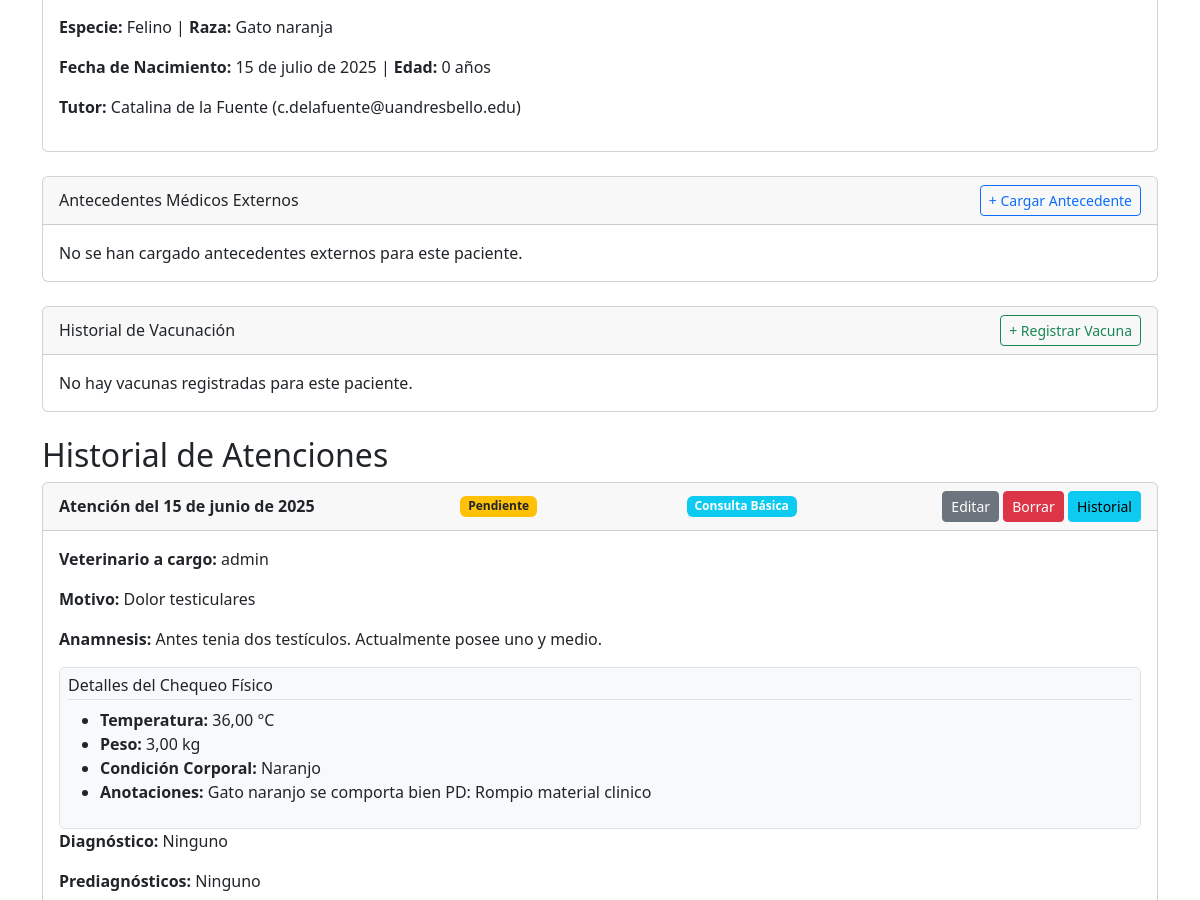
Page /gestion/pacientes/1/ (signed in, middle part) on the earlier database version.
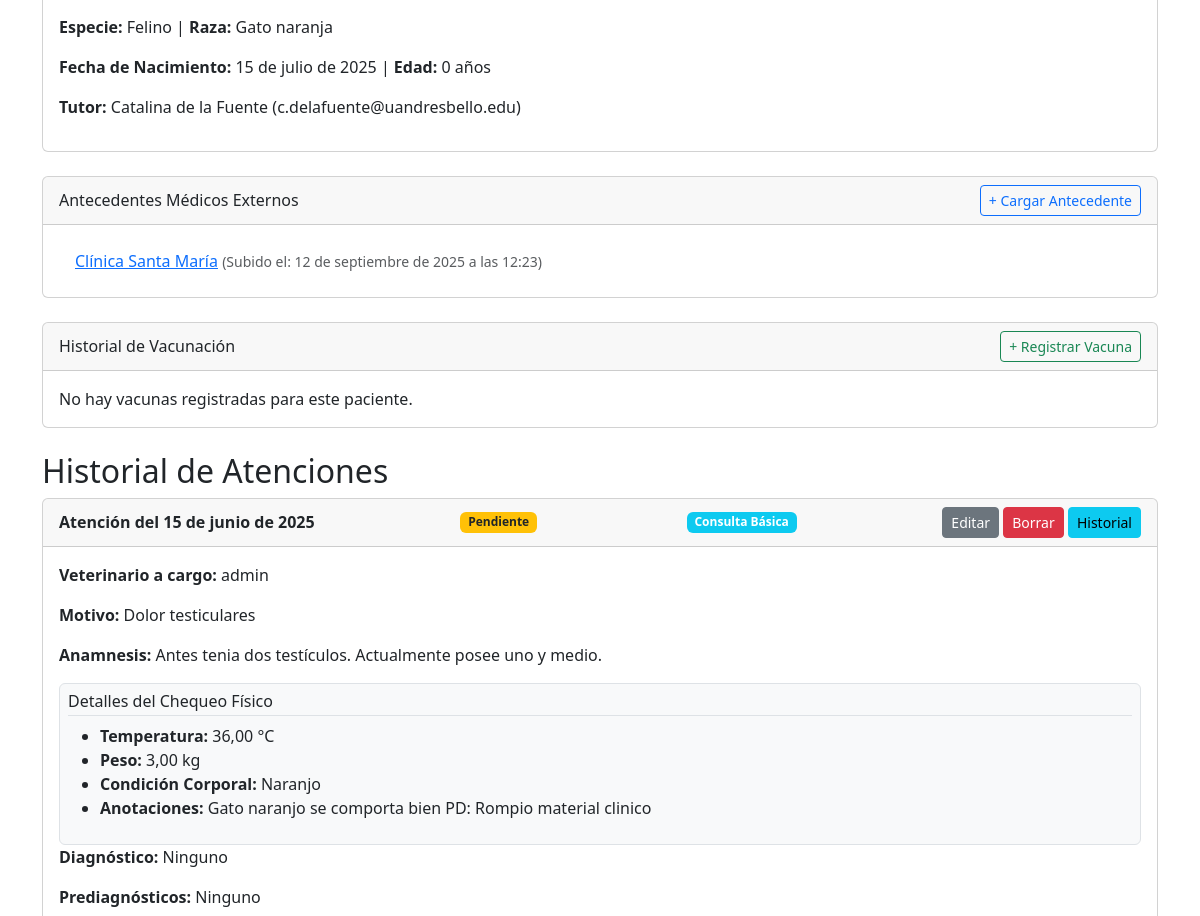
Same page on the later database version.
### gestion/models.py (models this page shows, shortened)
class AtencionMedica(models.Model):
    ESTADO_CHOICES = [
        ('Pendiente', 'Pendiente'),
        ('Completa', 'Completa'),
    ]
    TIPO_ATENCION_CHOICES = [
        ('Clínica', 'Clínica Veterinaria'),
        ('Club', 'Club Entre Patitas')
    ]
    TIPO_VISITA_CHOICES = [
        ('Consulta', 'Consulta Básica'),
        ('Urgencia', 'Urgencia'),
        ('Domicilio', 'Visita a Domicilio'),
    ]
    ESTADO_EMOCIONAL_CHOICES = [
        ('Tranquilo', 'Tranquilo'),
        ('Nervioso', 'Nervioso'),
        ('Agresivo', 'Agresivo'),
    ]
    ficha_clinica = models.ForeignKey(FichaClinica, on_delete=models.CASCADE, related_name='atenciones')
    fecha_atencion = models.DateTimeField(auto_now_add=True)
    veterinario = models.ForeignKey(User, on_delete=models.SET_NULL, null=True)
    tipo_atencion = models.CharField(max_length=10, choices=TIPO_ATENCION_CHOICES)
    tipo_visita = models.CharField(max_length=20, choices=TIPO_VISITA_CHOICES)
    motivo_consulta = models.TextField(help_text="Debe tener un mínimo de 10 caracteres.")
    anamnesis = models.TextField(verbose_name="Anamnesis (antecedentes previos y actuales)")
    diagnosticos = models.ManyToManyField(Diagnostico, related_name='atenciones', blank=True, verbose_name="Diagnósticos")
    prediagnosticos = models.ManyToManyField(Diagnostico, related_name='atenciones_prediagnostico', blank=True, verbose_name="Prediagnósticos (Opcional)")
    tratamiento = models.TextField()
    estado_emocional = models.CharField(max_length=20, choices=ESTADO_EMOCIONAL_CHOICES, blank=True, null=True, verbose_name="Comportamiento del Paciente")
    estado = models.CharField(max_length=20, choices=ESTADO_CHOICES, default='Pendiente', verbose_name="Estado de la Ficha")
    esta_cerrada = models.BooleanField(default=False)
    notas_hospitalizacion = models.TextField(blank=True, null=True, help_text="Notas específicas de la hospitalización")
    jaula_numero = models.CharField(max_length=10, blank=True, null=True, verbose_name="Número de Jaula")
    fecha_egreso = models.DateTimeField(blank=True, null=True, verbose_name="Fecha de Egreso")
    observaciones_sensibles = models.TextField(blank=True, null=True, verbose_name="Observaciones Médicas Sensibles (Solo personal)", help_text="Estas notas no serán visibles para el tutor.")
    history = HistoricalRecords()

class ChequeoFisico(models.Model):
    atencion_medica = models.OneToOneField(AtencionMedica, on_delete=models.CASCADE, related_name='chequeo')
    temperatura = models.DecimalField(max_digits=4, decimal_places=2)
    peso = models.DecimalField(max_digits=5, decimal_places=2)
    condicion_corporal = models.CharField(max_length=100)
    anotaciones = models.TextField(blank=True, null=True)

class AntecedenteExterno(models.Model):
    paciente = models.ForeignKey(Paciente, on_delete=models.CASCADE, related_name='antecedentes_externos')
    titulo = models.CharField(max_length=100)
    archivo = models.FileField(upload_to='antecedentes_externos/')
    fecha_subida = models.DateTimeField(auto_now_add=True)

### gestion/views.py (the view)
# urls.py: path('pacientes/<int:paciente_id>/', views.detalle_paciente, name='detalle_paciente'),
@login_required
def detalle_paciente(request, paciente_id):
    paciente = get_object_or_404(Paciente, pk=paciente_id)
    LogEntry.objects.log_action(
        user_id=request.user.id,
        content_type_id=ContentType.objects.get_for_model(paciente).id,
        object_id=paciente.id,
        object_repr=str(paciente),
        action_flag=CHANGE,
        change_message="Acceso a la ficha del paciente."
    )
    try:
        ficha = FichaClinica.objects.get(paciente=paciente)
        atenciones = AtencionMedica.objects.filter(ficha_clinica=ficha).order_by('-fecha_atencion')
    except FichaClinica.DoesNotExist:
        ficha = None
        atenciones = []
    contexto = {
        'paciente': paciente,
        'ficha': ficha,
        'atenciones': atenciones,
        'today': date.today(),
    }
    return render(request, 'gestion/detalle_paciente.html', contexto)

### gestion/models.py (called while the page is built)
    @property
    def edad(self):
        hoy = date.today()
        if self.fecha_nacimiento:
            edad_calculada = hoy.year - self.fecha_nacimiento.year
            if (hoy.month, hoy.day) < (self.fecha_nacimiento.month, self.fecha_nacimiento.day):
                edad_calculada -= 1
            return edad_calculada
        return None

    def __str__(self):
        return f"{self.nombre} ({self.especie})"

### gestion/templates/gestion/detalle_paciente.html (shortened to what the changed rows need)
{% extends 'gestion/base.html' %}
{% block content %}
    <div class="card mb-4">
        <div class="card-body">
            {% if paciente.antecedentes_externos.all %}
                <ul class="list-group list-group-flush">
                {% for antecedente in paciente.antecedentes_externos.all %}
                    <li class="list-group-item">
                        <a href="{{ antecedente.archivo.url }}" target="_blank">{{ antecedente.titulo }}</a>
                        <small class="text-muted"> (Subido el: {{ antecedente.fecha_subida }})</small>
                    </li>
                {% endfor %}
                </ul>
            {% else %}
                <p class="mb-0">No se han cargado antecedentes externos para este paciente.</p>
            {% endif %}
        </div>
    </div>
    <h2>Historial de Atenciones</h2>
    {% for atencion in atenciones %}
        <div class="card mb-3">
            <div class="card-header d-flex justify-content-between align-items-center">
                <strong>Atención del {{ atencion.fecha_atencion.date }}</strong>
                {% if atencion.estado == 'Completa' %}
                    <span class="badge bg-success">{{ atencion.estado }}</span>
                {% else %}
                    <span class="badge bg-warning text-dark">{{ atencion.estado }}</span>
                {% endif %}
                <span class="badge bg-info ms-1">{{ atencion.get_tipo_visita_display }}</span>
                <div>
                    {% if atencion.esta_cerrada %}
                        <span class="badge bg-success">Ficha Cerrada</span>
                    {% else %}
                        <a href="{% url 'editar_atencion' paciente.id atencion.id %}" class="btn btn-secondary btn-sm">Editar</a>
                        <a href="{% url 'borrar_atencion' paciente.id atencion.id %}" class="btn btn-danger btn-sm">Borrar</a>
                    {% endif %}
                    <a href="{% url 'ver_historial_atencion' atencion.id %}" class="btn btn-info btn-sm">Historial</a>
                </div>
            </div>
            <div class="card-body">
                <p><strong>Veterinario a cargo:</strong> {{ atencion.veterinario.username|default:"No asignado" }}</p>
                <p><strong>Motivo:</strong> {{ atencion.motivo_consulta }}</p>
                <p><strong>Anamnesis:</strong> {{ atencion.anamnesis }}</p>
                {% if atencion.chequeo %}
                    <div class="p-2 bg-light border rounded mt-2">
                        <h6 class="border-bottom pb-1">Detalles del Chequeo Físico</h6>
                        <ul>
                            <li><strong>Temperatura:</strong> {{ atencion.chequeo.temperatura }} °C</li>
                            <li><strong>Peso:</strong> {{ atencion.chequeo.peso }} kg</li>
                            <li><strong>Condición Corporal:</strong> {{ atencion.chequeo.condicion_corporal }}</li>
                            {% if atencion.chequeo.anotaciones %}
                            <li><strong>Anotaciones:</strong> {{ atencion.chequeo.anotaciones }}</li>
                            {% endif %}
                        </ul>
                    </div>
                {% endif %}
                <p><strong>Diagnóstico:</strong>
                    {% for diag in atencion.diagnosticos.all %}
                        <span class="badge bg-danger">{{ diag.nombre }}</span>
                    {% empty %}
                        Ninguno
                    {% endfor %}
                </p>
                <p><strong>Prediagnósticos:</strong>
                    {% for prediag in atencion.prediagnosticos.all %}
                        <span class="badge bg-warning text-dark">{{ prediag.nombre }}</span>
                    {% empty %}
                        Ninguno
                    {% endfor %}
                </p>
            </div>
        </div>
    {% empty %}
        <div class="alert alert-info">No hay atenciones registradas.</div>
    {% endfor %}
{% endblock %}

Differences in the rows shown:
added AntecedenteExterno: titulo "Clínica Santa María", fecha_subida "12 de septiembre de 2025 a las 12:23"
Other differences:
text no longer shown: "No se han cargado antecedentes externos para este paciente."
